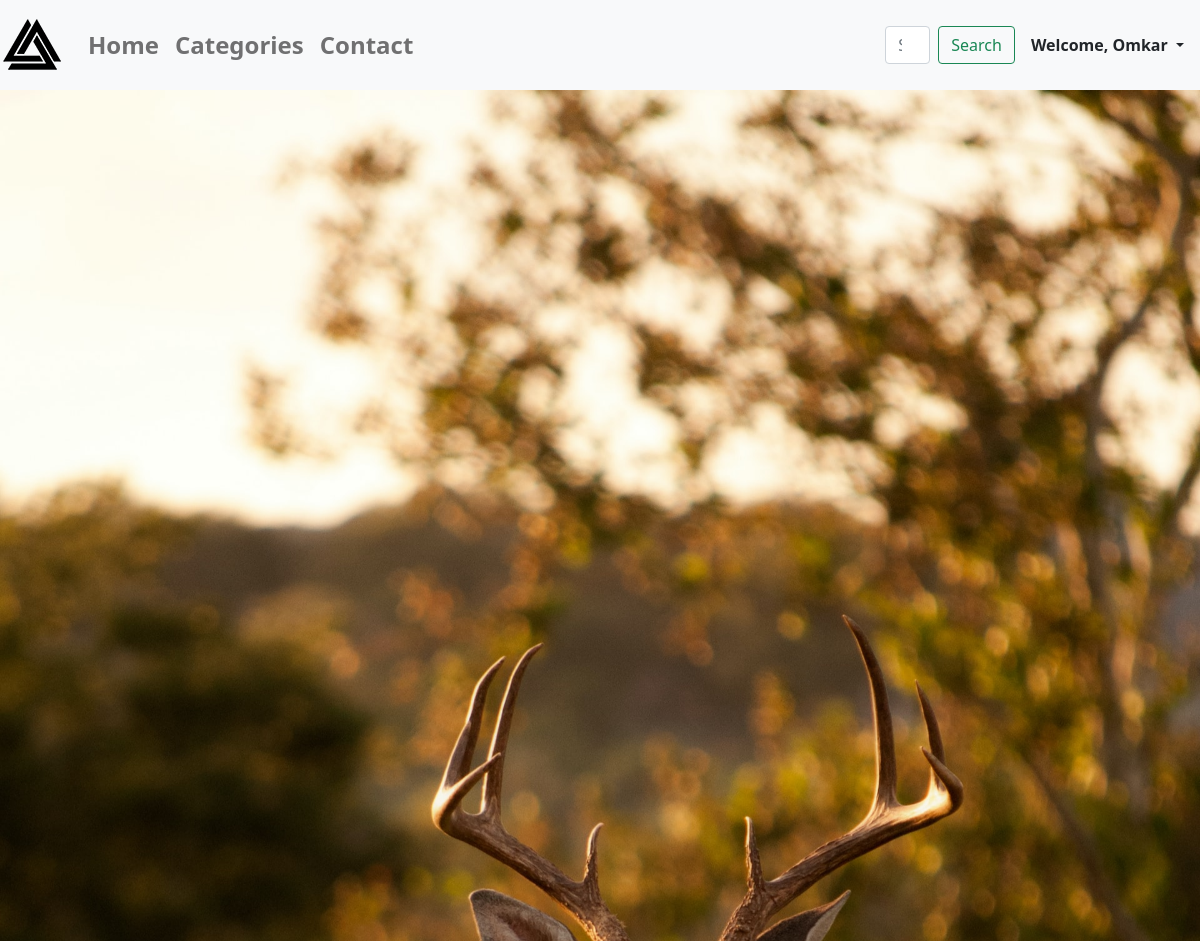
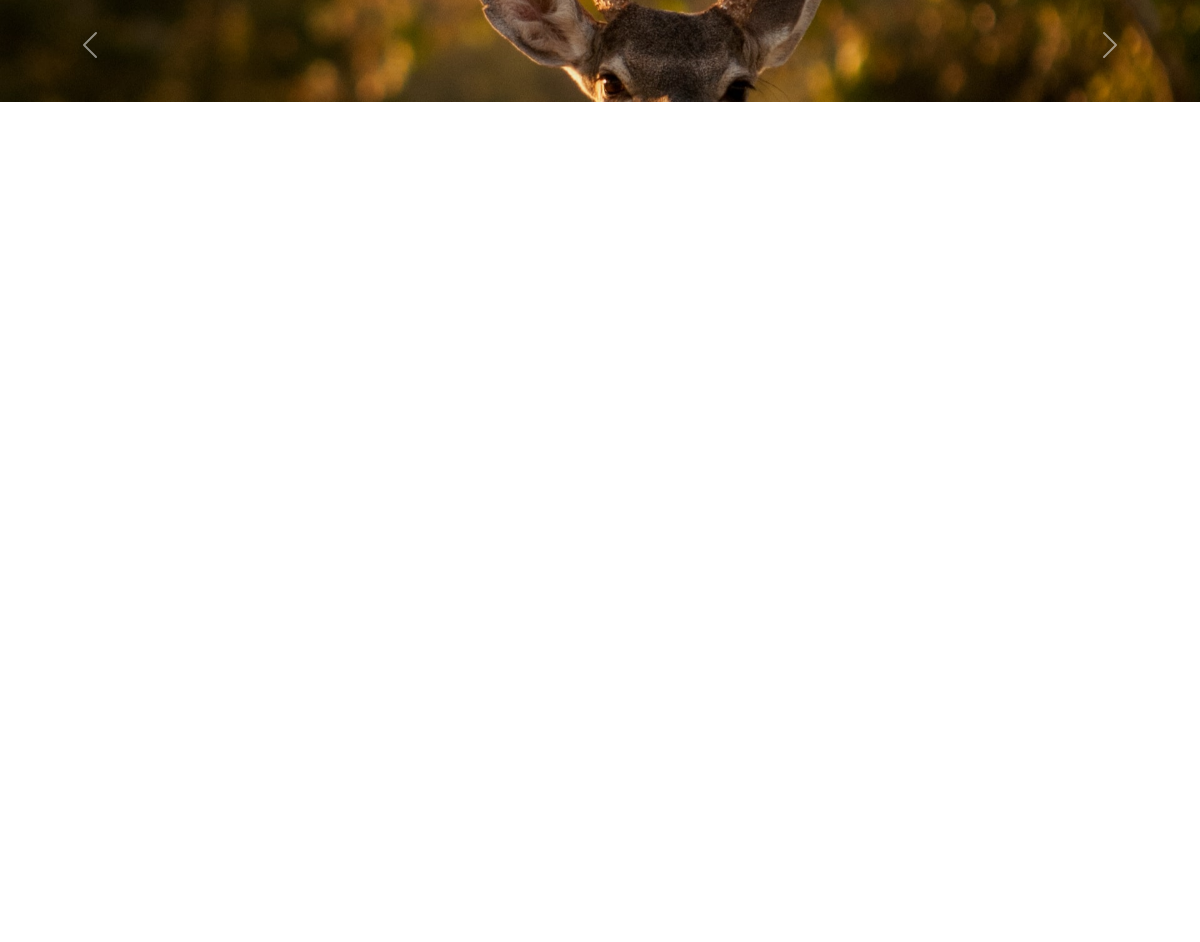
The app's page / (signed in), older data (2 pictures, top to bottom).
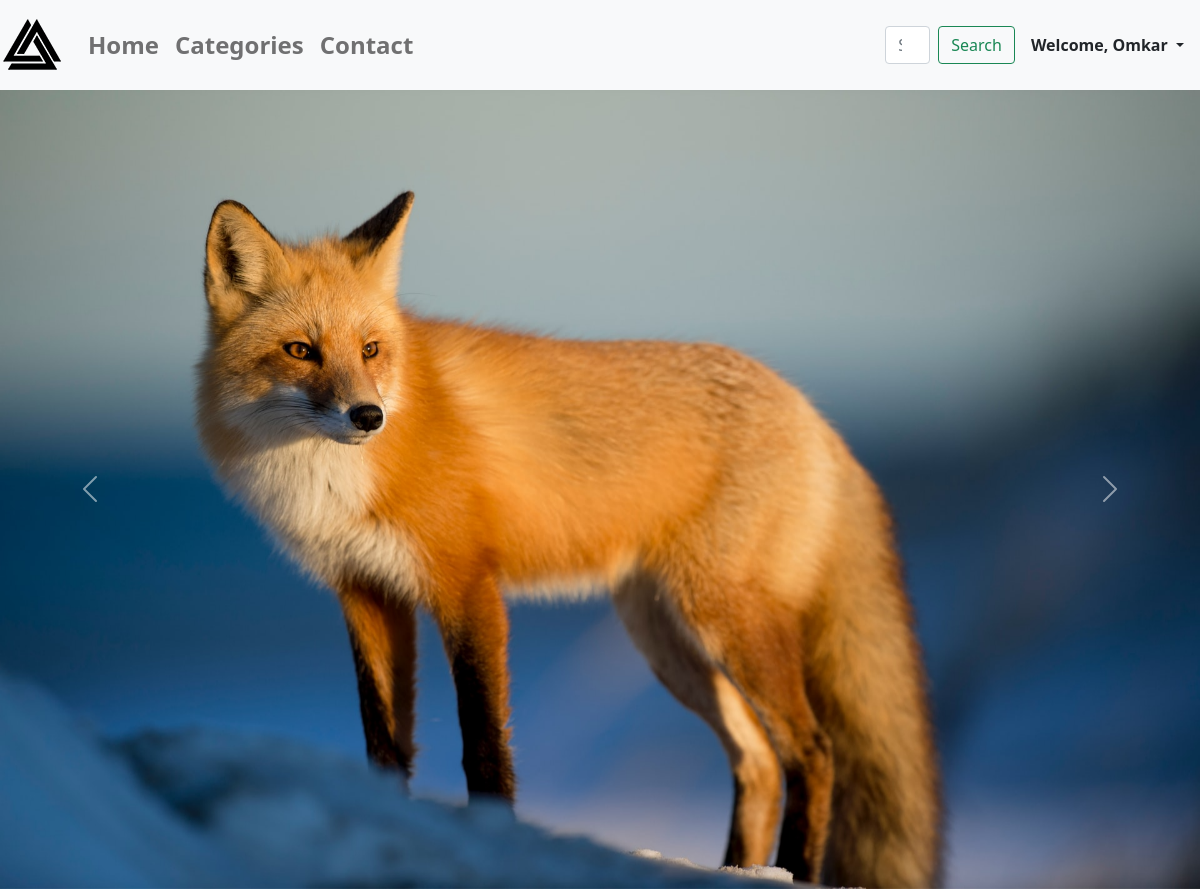
The same page, newer data.
### wallpapers/models.py (models this page shows, shortened)
class Wallpapers(models.Model):
    category = models.ForeignKey(
        Category, on_delete=models.SET_NULL, null=True, blank=True)
    title = models.CharField(max_length=100)
    image = models.ImageField(upload_to="wallpapers", null=True)
    date = models.DateField(auto_now=True)
    slug = models.SlugField(unique=True, db_index=True)
    author = models.CharField(max_length=40)
    tags = models.ManyToManyField(Tag)
    favourites = models.ManyToManyField(
        User, related_name="favourite", default=None, blank=True)
    likes = models.ManyToManyField(User, default=None)
    class Meta:
        verbose_name_plural = "Wallpapers"

### wallpapers/views.py (the view)
# urls.py: path('', views.Start, name="index"),
def Start(request):
    index = Wallpapers.objects.all()[7:8]
    indexloop = Wallpapers.objects.all().order_by("-date")[1:5]
    context = {
        "index": index, "indexloop": indexloop
    }
    return render(request, "wallpapers/index.html", context)

### wallpapers/templates/wallpapers/Index.html (shortened to what this page needs)
{% extends 'base.html' %}
{% block content %}
  <div id="carouselExampleInterval" class="carousel slide" data-bs-ride="carousel">
    <div class="carousel-inner">
      <div class="carousel-item active" data-bs-interval="10000">
      {% for i in index %}
        <img src="{{i.image.url}}" class="d-block w-100" alt="{{i.title}}">
      {% endfor %}
      </div>
    </div>
    <button class="carousel-control-prev" type="button" data-bs-target="#carouselExampleInterval" data-bs-slide="prev">
      <span class="carousel-control-prev-icon" aria-hidden="true"></span>
    </button>
    <button class="carousel-control-next" type="button" data-bs-target="#carouselExampleInterval" data-bs-slide="next">
      <span class="carousel-control-next-icon" aria-hidden="true"></span>
    </button>
  </div>
{% endblock content %}

Row changes from the older to the newer data that the page shows:
removed Wallpapers: image (picture)
now on this page (row unchanged): Wallpapers: image (picture)
